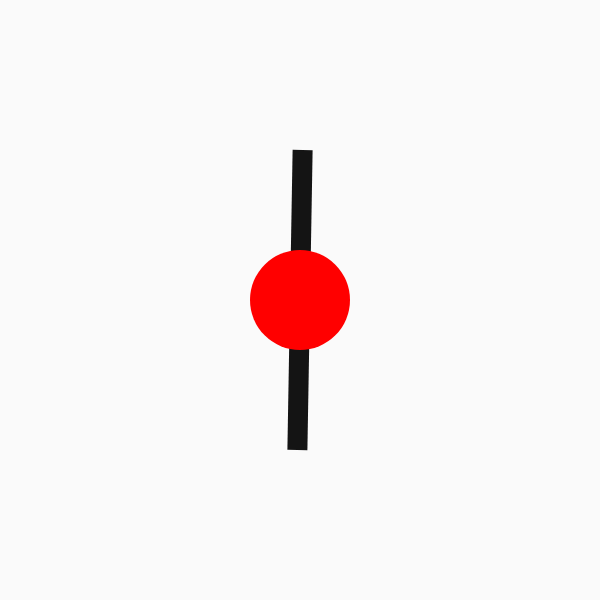
Frame 1 (no input)
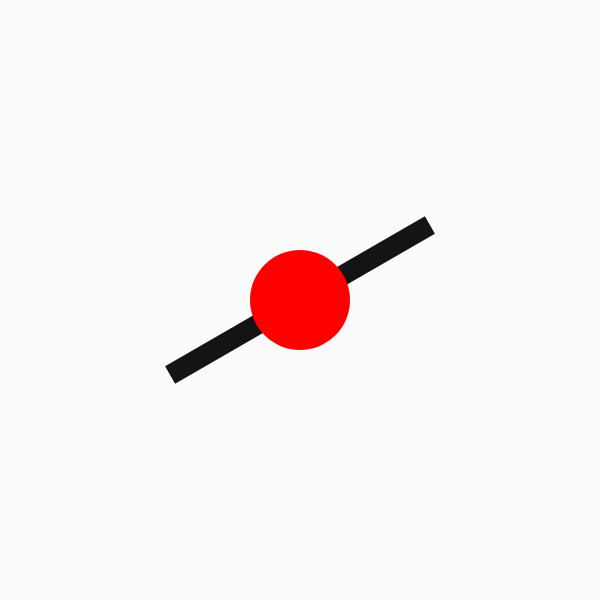
Frame 60 (no input)
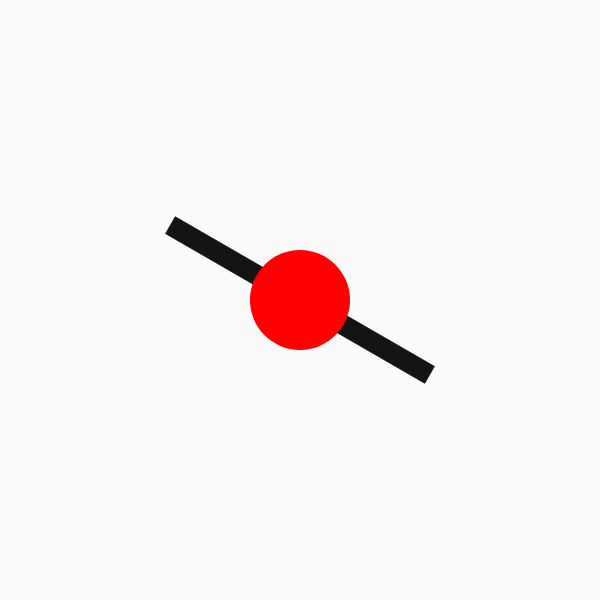
Frame 120 (the mouse pressed at the canvas centre since frame 60)

The p5.js sketch that drew these frames (run headless with seeded random() and noise() and a simulated clock; from frame 60 on, the mouse is pressed at the canvas centre):

// p5.js sketch
// ── sketch.js
function setup() {
  createCanvas(600, 600);
  rectMode(CENTER);
  noStroke();
}

function draw() {
  background(250);

  //rotate and draw the moving rectangle
  push();
  translate(width * 0.5, height * 0.5);
  rotate(radians(frameCount));
  fill(20);
  rect(0, 0, 20, 300);
  pop();

  //draw the fixed rectangle
  fill(255, 0, 0);
  ellipse(width * 0.5, height * 0.5, 100, 100);
}
